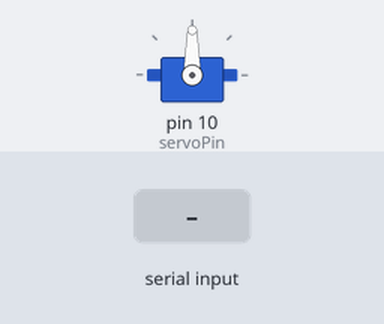
Recording of a sketch running on a simulated Arduino Uno, built with avr-gcc and run on an emulated ATmega328P. Parts: servo. Wiring (inferred from the names in the program): servo: signal pin 10. The test bench sets the inputs (shaded band). Servo pulses on a pin are drawn as a servo (544–2400 µs = 0–180°); what the sketch prints to the serial monitor is not drawn.

Above: at 1.2 s.
1.3 s: "90,45\n" received over Serial
Timing chart, 0 to 4.3 s (numbered marks = the images above; inputs shaded):
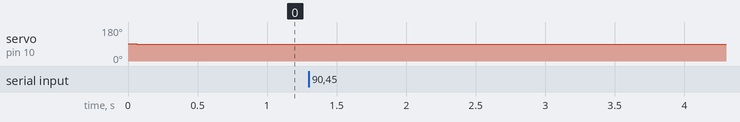

The sketch:

sketch_may17a.ino
```cpp
int servoPin = 10; // Gunakan pin 10 untuk Servo 1
int pulseWidth = 1500; // Default 1500 µs (90°)

void setup() {
  pinMode(servoPin, OUTPUT);
  Serial.begin(9600);
  Serial.println("Masukkan nilai pulseWidth (us), misalnya 1000 - 2000:");
}

void loop() {
  // Kirim pulsa PWM ke servo
  digitalWrite(servoPin, HIGH);
  delayMicroseconds(pulseWidth);
  digitalWrite(servoPin, LOW);
  delay(20 - pulseWidth / 1000); // Total periode 20ms

  // Baca input serial
  if (Serial.available()) {
    int val = Serial.parseInt();
    if (val >= 500 && val <= 2500) { // batas aman
      pulseWidth = val;
      Serial.print("PWM diatur ke: ");
      Serial.print(pulseWidth);
      Serial.println(" us");
    } else {
      Serial.println("Nilai di luar jangkauan (500 - 2500 us)");
    }
  }
}
```

Measured:
- after the input at 1.3 s, every drawn part: stays the same
